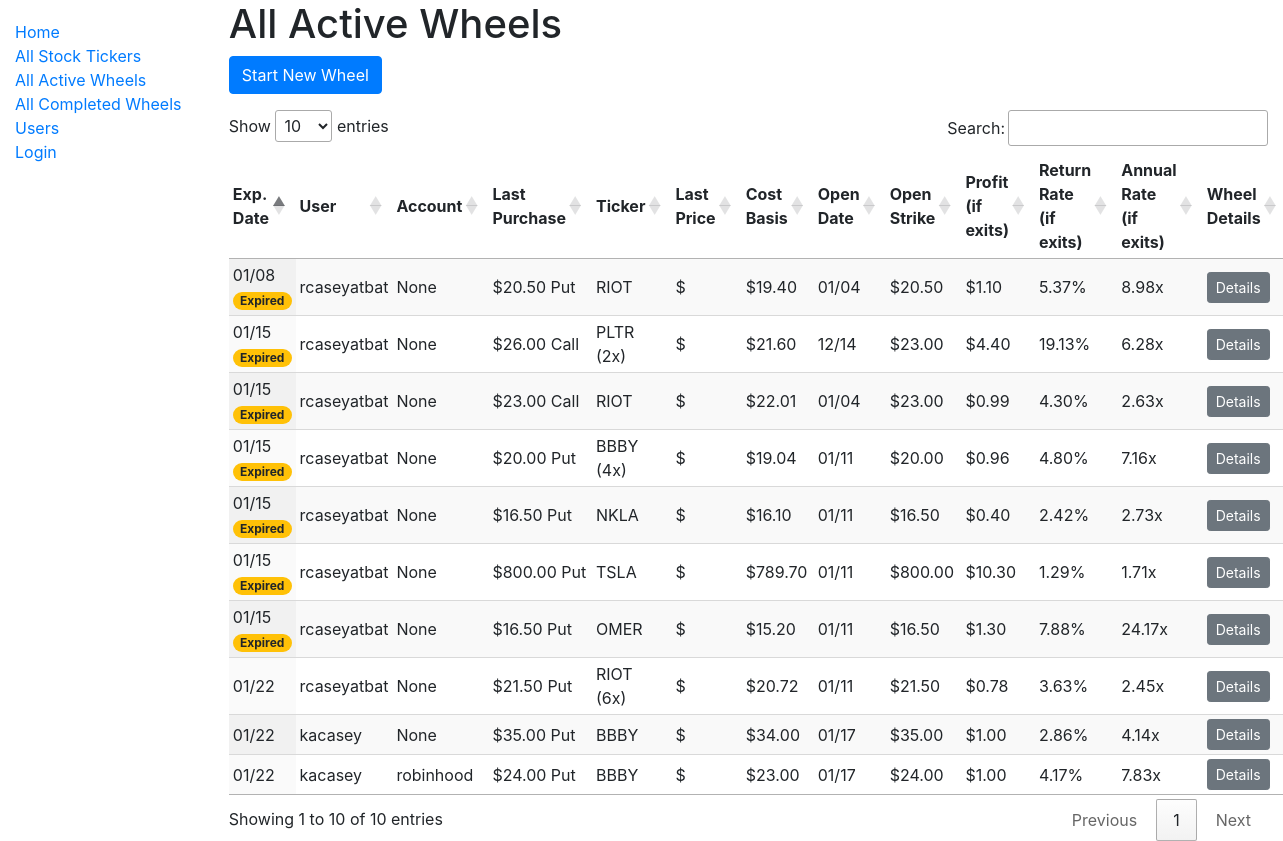
/catalog/all_active_wheels/, run on the app's committed database.
### catalog/models.py (models this page shows, shortened)
class OptionWheel(models.Model):
    user = models.ForeignKey(
        settings.AUTH_USER_MODEL,
        on_delete=models.CASCADE,
        db_index=True,
    )
    stock_ticker = models.ForeignKey(
        'StockTicker',
        on_delete=models.CASCADE,
    )
    account = models.ForeignKey(
        Account,
        on_delete=models.SET_NULL,
        db_index=True,
        blank=True,
        null=True,
    )
    quantity = models.IntegerField(default=1)
    is_active = models.BooleanField(db_index=True)
    total_profit = models.DecimalField(max_digits=12, decimal_places=2, default=None, null=True)
    total_days_active = models.IntegerField(default=None, null=True)
    collatoral = models.DecimalField(max_digits=12, decimal_places=2, default=None, null=True)
    def get_all_option_purchases(self):
         return OptionPurchase.objects.filter(option_wheel=self.id).order_by('-expiration_date', '-purchase_date')
    def get_first_option_purchase(self):
        return OptionPurchase.objects.filter(option_wheel=self.id).order_by('purchase_date', 'expiration_date').first()
    def get_last_option_purchase(self):
        return OptionPurchase.objects.filter(option_wheel=self.id).order_by('purchase_date', 'expiration_date').last()
    def get_open_date(self):
        first = self.get_first_option_purchase()
        if first:
            return first.purchase_date.date()
        return datetime.min.date()
    def get_expiration_date(self):
        last_purchase = self.get_last_option_purchase()
        if last_purchase:
            return last_purchase.expiration_date
        return datetime.max.date()
    def is_expired(self):
        if not self.is_active:
            return False
        now = datetime.now()
        today = now.date()
        if now.hour >= MARKET_CLOSE_HOUR:
            return self.get_expiration_date() <= today
        return self.get_expiration_date() < today
    def get_cost_basis(self):
        purchases = self.get_all_option_purchases()
        if not purchases:
            return 'N/A'
        revenue = sum(purchase.premium for purchase in purchases)
        first_purchase = self.get_first_option_purchase()
        return first_purchase.strike - revenue
    def add_purchase_data(self):
        purchases = self.get_all_option_purchases()
        if purchases:
            cost_basis = self.get_cost_basis()
            first_purchase = self.get_first_option_purchase()
            last_purchase = self.get_last_option_purchase()
            profit_if_exits_here = last_purchase.strike - cost_basis
            days_active_so_far = busday_count_inclusive(
                first_purchase.purchase_date.date(),
                last_purchase.expiration_date,
            )
            decimal_rate_of_return = float(profit_if_exits_here / first_purchase.strike)
            annualized_rate_of_return_if_exits_here = compute_annualized_rate_of_return(decimal_rate_of_return, 1, days_active_so_far)
            self.cost_basis = cost_basis
            self.profit_if_exits_here = profit_if_exits_here
            self.days_active_so_far = days_active_so_far
            self.decimal_rate_of_return = decimal_rate_of_return
            self.annualized_rate_of_return_if_exits_here = annualized_rate_of_return_if_exits_here
            self.open_date = self.get_open_date().strftime('%m/%d')
            self.open_strike = first_purchase.strike
            self.expiration_date = self.get_expiration_date().strftime('%m/%d')
            self.last_purchase = last_purchase
            self.expired = self.is_expired()
            self.current_price = get_current_price(self.stock_ticker.name)
            self.purchases = purchases

class OptionPurchase(models.Model):
    user = models.ForeignKey(
        settings.AUTH_USER_MODEL,
        on_delete=models.CASCADE,
        db_index=True,
    )
    option_wheel = models.ForeignKey(
        'OptionWheel',
        on_delete=models.CASCADE,
        db_index=True,
    )
    purchase_date = models.DateTimeField()
    expiration_date = models.DateField()
    strike = models.DecimalField(max_digits=12, decimal_places=2)
    price_at_date = models.DecimalField(max_digits=12, decimal_places=2)
    premium = models.DecimalField(max_digits=12, decimal_places=2)
    class CallOrPut(models.TextChoices):
        CALL = 'C', _('Call')
        PUT = 'P', _('Put')
    call_or_put = models.CharField(
        max_length=1,
        choices=CallOrPut.choices,
        default=CallOrPut.PUT,
    )

class StockTicker(models.Model):
    name = models.CharField(max_length=200, help_text='Enter a ticker, like TSLA.', unique=True, db_index=True)
    class StockRecommendation(models.TextChoices):
        NONE = 'NO', _('None')
        STABLE = 'ST', _('Stable Choice')
        HIGHVOLATILITY = 'HV', _('High Volatility')
    recommendation = models.CharField(
        max_length=2,
        choices=StockRecommendation.choices,
        default=StockRecommendation.NONE,
    )
    def __str__(self):
        return self.name
    class Meta:
        ordering = ["name"]

class Account(models.Model):
    user = models.ForeignKey(
        settings.AUTH_USER_MODEL,
        on_delete=models.CASCADE,
        db_index=True,
    )
    name = models.CharField(max_length=50, help_text='Enter an account name, like Robinhood.', db_index=True)
    def __str__(self):
        return self.name
    class Meta:
        ordering = ["name"]

### catalog/views.py (the view)
# urls.py: path('all_active_wheels/', views.all_active_wheels, name='all-active-wheels'),
@cache_page(ALL_VIEWS_PAGE_CACHE_IN_SECONDS)
def all_active_wheels(request):
    context = {}
    wheels = OptionWheel.objects.filter(is_active=True)
    for wheel in wheels:
        wheel.add_purchase_data()
    context["wheels"] = wheels
    return render(request, 'all_active_wheels.html', context=context)

### catalog/business_day_count.py (called while the page is built)
def busday_count_inclusive(start_date, end_date):
  C = pandas.offsets.CustomBusinessDay(calendar=USFederalHolidayCalendar())
  if (start_date == end_date):
  	return 1
  pandas_result = (pandas.DataFrame(index=pandas.to_datetime([start_date, end_date]))
      .resample(C, closed='right')
      .asfreq()
      .index
      .size)
  return pandas_result

### catalog/option_price_computation.py (called while the page is built)
def compute_annualized_rate_of_return(profit_decimal, odds, days, profit_decimal_fail_case=0):
    if days < 5:
        days = 5
    rate_of_return_success_case = 1 + profit_decimal
    rate_of_return_fail_case = 1 + profit_decimal_fail_case
    effective_rate_of_return = rate_of_return_success_case * odds + rate_of_return_fail_case * (1 - odds)
    return effective_rate_of_return ** (BUSINESS_DAYS_IN_YEAR / days)

def get_current_price(stockticker_name):
    cache_key = 'get_current_price_' + stockticker_name
    cached_result = cache.get(cache_key)
    if cached_result is not None:
        return cached_result
    yahoo_ticker = yfinance.Ticker(stockticker_name)
    yahoo_ticker_history = yahoo_ticker.history(period="1d")
    if yahoo_ticker_history.empty:
        return None
    result = yahoo_ticker_history.tail(1)['Close'].iloc[0]
    cache.set(cache_key, result, YAHOO_FINANCE_CACHE_TIMEOUT)
    return result

### catalog/templatetags/filter_tags.py (called while the page is built)
@register.filter
def percentage(value):
    try:
        return '{:.2%}'.format(value)
    except (ValueError, TypeError):
        return value

@register.filter
def call_or_put(value):
    if value == 'P':
        return 'Put'
    elif value == 'C':
        return 'Call'
    return value

### catalog/templates/all_active_wheels.html
{% extends "base_generic.html" %}
{% block content %}
  <h1>All Active Wheels</h1>
  <p><a type="button" class="btn btn-primary" href="{% url 'wheel-create' %}">Start New Wheel</a></p>
  {% if wheels %}
    {% include '_base_wheel_table.html' with wheels=wheels active=True all=True%}
  {% else %}
    <p>There are no active wheels</p>
  {% endif %}
{% endblock %}

### catalog/templates/_base_wheel_table.html (shortened to what this page needs)
{% load filter_tags %}
<div>
  <table class="display compact wheel_table" style="width:100%">
    <thead>
      <tr>
        <th>Exp. Date</th>
        {% if all %}
          <th>User</th>
        {% endif %}
        <th>Account</th>
        <th>Last Purchase</th>
        <th>Ticker</th>
        <th>Last Price</th>
        <th>Cost Basis</th>
        <th>Open Date</th>
        <th>Open Strike</th>
        <th>Profit{% if active %} (if exits){% endif %}</th>
        <th>Return Rate{% if active %} (if exits){% endif %}</th>
        <th>Annual Rate{% if active %} (if exits){% endif %}</th>
        <th>Wheel Details</th>
      </tr>
    </thead>
    <tbody>
      {% for row in wheels %}
        <tr>
          <td>
            {{ row.expiration_date }}
            {% if row.expired %}
              <span class="badge badge-pill badge-warning">Expired</span>
            {% endif %}
          </td>
          {% if all %}
            <td>
              {{ row.user }}
            </td>
          {% endif %}
          <td>
            {{ row.account }}
          </td>
          <td>
            ${{ row.last_purchase.strike }} {{ row.last_purchase.call_or_put | call_or_put }}
          </td>
          <td>
            {{ row.stock_ticker }}
            {% if row.quantity > 1 %}
              ({{ row.quantity}}x)
            {% endif %}
          </td>
          <td>
            ${{ row.current_price | floatformat:2 }}
          </td>
          <td>
            ${{ row.cost_basis }}
          </td>
          <td>
            {{ row.open_date }}
          </td>
          <td>
            ${{ row.open_strike }}
          </td>
          <td>
            ${{ row.profit_if_exits_here }}
          </td>
          <td>
            {{ row.decimal_rate_of_return | percentage }}
          </td>
          <td data-order={{ row.annualized_rate_of_return_if_exits_here }}>
            {{ row.annualized_rate_of_return_if_exits_here | floatformat:2 }}x
          </td>
          <td>
            <a type="button" class="btn btn-secondary btn-sm" href="{% url 'wheel-detail' pk=row.pk %}">Details</a>
          </td>
        </tr>
      {% endfor %}
    </tbody>
  </table>
</div>

### data on the page
OptionWheel: expiration_date "01/15", shows "Expired", user "rcaseyatbat", account "None", last_purchase.strike "26.00", last_purchase.call_or_put|call_or_put "Call", stock_ticker "PLTR", quantity "2", cost_basis "21.60", open_date "12/14", open_strike "23.00", profit_if_exits_here "4.40", decimal_rate_of_return|percentage "19.13%", annualized_rate_of_return_if_exits_here "6.28"
OptionWheel: expiration_date "01/15", shows "Expired", user "rcaseyatbat", account "None", last_purchase.strike "23.00", last_purchase.call_or_put|call_or_put "Call", stock_ticker "RIOT", cost_basis "22.01", open_date "01/04", open_strike "23.00", profit_if_exits_here "0.99", decimal_rate_of_return|percentage "4.30%", annualized_rate_of_return_if_exits_here "2.63"
OptionWheel: expiration_date "01/15", shows "Expired", user "rcaseyatbat", account "None", last_purchase.strike "20.00", last_purchase.call_or_put|call_or_put "Put", stock_ticker "BBBY", quantity "4", cost_basis "19.04", open_date "01/11", open_strike "20.00", profit_if_exits_here "0.96", decimal_rate_of_return|percentage "4.80%", annualized_rate_of_return_if_exits_here "7.16"
OptionWheel: expiration_date "01/15", shows "Expired", user "rcaseyatbat", account "None", last_purchase.strike "16.50", last_purchase.call_or_put|call_or_put "Put", stock_ticker "NKLA", cost_basis "16.10", open_date "01/11", open_strike "16.50", profit_if_exits_here "0.40", decimal_rate_of_return|percentage "2.42%", annualized_rate_of_return_if_exits_here "2.73"
OptionWheel: expiration_date "01/08", shows "Expired", user "rcaseyatbat", account "None", last_purchase.strike "20.50", last_purchase.call_or_put|call_or_put "Put", stock_ticker "RIOT", cost_basis "19.40", open_date "01/04", open_strike "20.50", profit_if_exits_here "1.10", decimal_rate_of_return|percentage "5.37%", annualized_rate_of_return_if_exits_here "8.98"
OptionWheel: expiration_date "01/15", shows "Expired", user "rcaseyatbat", account "None", last_purchase.strike "800.00", last_purchase.call_or_put|call_or_put "Put", stock_ticker "TSLA", cost_basis "789.70", open_date "01/11", open_strike "800.00", profit_if_exits_here "10.30", decimal_rate_of_return|percentage "1.29%", annualized_rate_of_return_if_exits_here "1.71"
OptionWheel: expiration_date "01/22", user "rcaseyatbat", account "None", last_purchase.strike "21.50", last_purchase.call_or_put|call_or_put "Put", stock_ticker "RIOT", quantity "6", cost_basis "20.72", open_date "01/11", open_strike "21.50", profit_if_exits_here "0.78", decimal_rate_of_return|percentage "3.63%", annualized_rate_of_return_if_exits_here "2.45"
OptionWheel: expiration_date "01/15", shows "Expired", user "rcaseyatbat", account "None", last_purchase.strike "16.50", last_purchase.call_or_put|call_or_put "Put", stock_ticker "OMER", cost_basis "15.20", open_date "01/11", open_strike "16.50", profit_if_exits_here "1.30", decimal_rate_of_return|percentage "7.88%", annualized_rate_of_return_if_exits_here "24.17"
OptionWheel: expiration_date "01/22", user "kacasey", account "None", last_purchase.strike "35.00", last_purchase.call_or_put|call_or_put "Put", stock_ticker "BBBY", cost_basis "34.00", open_date "01/17", open_strike "35.00", profit_if_exits_here "1.00", decimal_rate_of_return|percentage "2.86%", annualized_rate_of_return_if_exits_here "4.14"
OptionWheel: expiration_date "01/22", user "kacasey", account "robinhood", last_purchase.strike "24.00", last_purchase.call_or_put|call_or_put "Put", stock_ticker "BBBY", cost_basis "23.00", open_date "01/17", open_strike "24.00", profit_if_exits_here "1.00", decimal_rate_of_return|percentage "4.17%", annualized_rate_of_return_if_exits_here "7.83"
